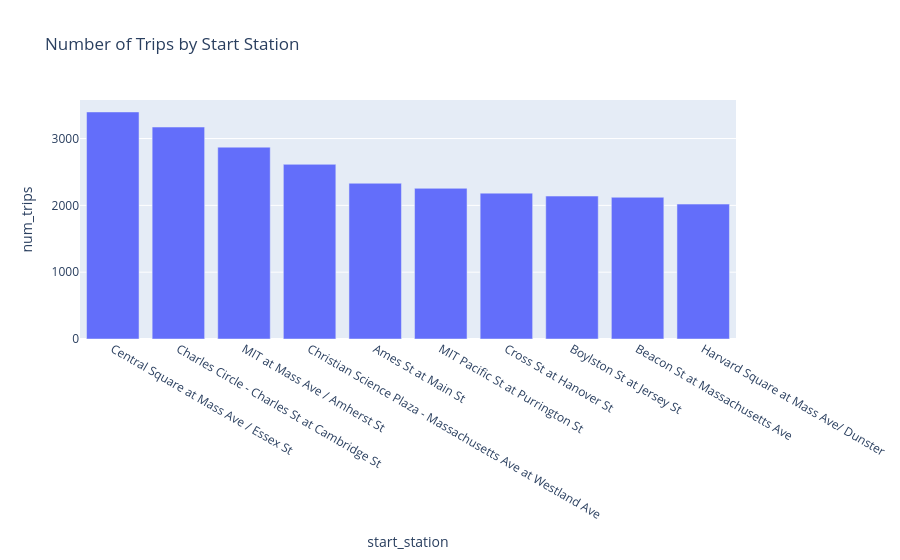

This figure's notebook cell:
### Markdown cell above
---

### 🎯 Exercise 10: Number of trips by station (Bar Chart)

#### 👇 Tasks

- ✔️ Using `df_num_trips_from`, create a **bar** chart that displays the number of trips by station.
- ✔️ Store your figure to a variable named `fig`.
- ✔️ Add an appropriate title to your figure.
- ✔️ Display the figure using `fig.show()`

### Code cell
# YOUR CODE BEGINS
fig = px.bar(
    df_num_trips_from,
    x="start_station",
    y="num_trips",
    title="Number of Trips by Start Station",
)
fig.show()
# YOUR CODE ENDS

### Figure 1 — Plotly figure (JSON) as saved in the notebook; plotly's stock layout.template omitted (floating-point values rounded to 4 significant figures)
{"data": [{"hovertemplate": "start_station=%{x}<br>num_trips=%{y}<extra></extra>", "legendgroup": "", "marker": {"color": "#636efa", "pattern": {"shape": ""}}, "name": "", "orientation": "v", "showlegend": false, "textposition": "auto", "type": "bar", "x": ["Central Square at Mass Ave / Essex St", "Charles Circle - Charles St at Cambridge St", "MIT at Mass Ave / Amherst St", "Christian Science Plaza - Massachusetts Ave at Westland Ave", "Ames St at Main St", "MIT Pacific St at Purrington St", "Cross St at Hanover St", "Boylston St at Jersey St", "Beacon St at Massachusetts Ave", "Harvard Square at Mass Ave/ Dunster"], "xaxis": "x", "y": [3398, 3172, 2871, 2614, 2331, 2255, 2183, 2139, 2121, 2019], "yaxis": "y"}], "layout": {"barmode": "relative", "legend": {"tracegroupgap": 0}, "title": {"text": "Number of Trips by Start Station"}, "xaxis": {"anchor": "y", "domain": [0, 1], "title": {"text": "start_station"}}, "yaxis": {"anchor": "x", "domain": [0, 1], "title": {"text": "num_trips"}}}}
